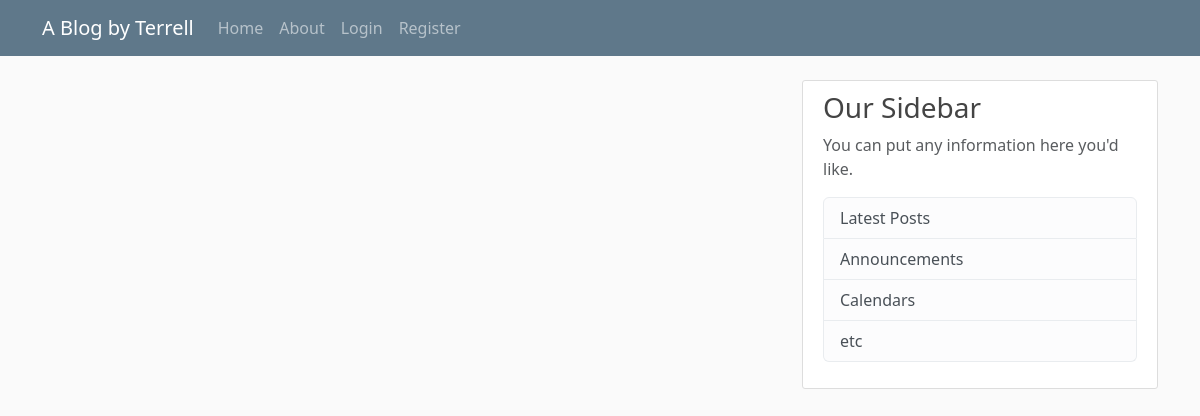
The app's page /home, older data.
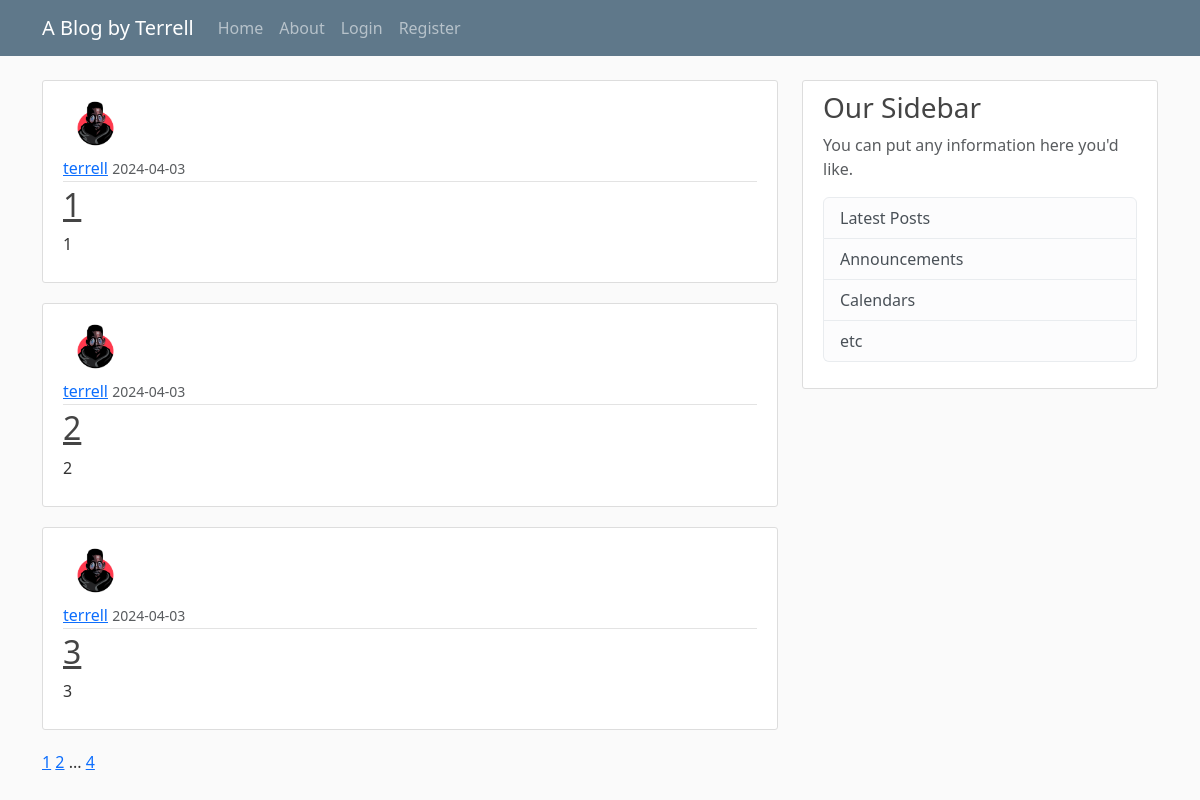
The same page, newer data.
### flaskblog/models.py (models this page shows, shortened)
class Post(db.Model): # We create the Post class
    id = db.Column(db.Integer, primary_key=True)
    title = db.Column(db.String(100), nullable=False)
    date_posted = db.Column(db.DateTime, nullable=False, default=datetime.now(timezone.utc))
    content = db.Column(db.Text, nullable=False)
    user_id = db.Column(db.Integer, db.ForeignKey('user.id'), nullable=False) # This is the ID of the user that authored the post

class User(db.Model, UserMixin): # We create the User class
    id = db.Column(db.Integer, primary_key=True) # primary_key=True means this will be unique to our user
    username = db.Column(db.String(20), unique=True, nullable=False) # nullable = cannot be null, there must be an input. Max characters = 20
    email = db.Column(db.String(120), unique=True, nullable=False)
    image_file = db.Column(db.String(20), nullable=False, default='default.jpg') # Max image hash = 20 characters. Default will be if user doesn't choose a profile pic
    password = db.Column(db.String(60), nullable=False)
    posts = db.relationship('Post', backref='author', lazy=True)

### flaskblog/main/routes.py (the view)
@main.route("/") # This allows us to tell Flask what URL to trigger. Returns the information shown on the page
@main.route("/home") # Adding another decorator for same function
def home():
    page = request.args.get('page', 1, type=int) # This requests the 'page' part of the url, and defaults it to 1
    posts = Post.query.order_by(Post.date_posted.desc()).paginate(page=page, per_page=3) # Order the posts by descending date, and 3 posts per page
    return render_template('home.html', posts=posts)

### flaskblog/templates/home.html
{% extends "layout.html" %}
{% block content %}
    {% for post in posts.items %}
    <article class="media content-section">
        <div class="media-body">
          <img class="rounded-circle article-img" src="{{ url_for('static', filename='profile_pics/' + post.author.image_file) }}">
          <div class="article-metadata">
            <a class="mr-2" href="{{ url_for('users.user_posts', username=post.author.username) }}">{{ post.author.username }}</a>
            <small class="text-muted">{{ post.date_posted.strftime('%Y-%m-%d') }}</small>
          </div>
          <h2><a class="article-title" href="{{ url_for('posts.post', post_id=post.id) }}">{{ post.title }}</a></h2>
          <p class="article-content">{{ post.content }}</p>
        </div>
    </article>
    {% endfor %}
    {% for page_num in posts.iter_pages(left_edge=1, right_edge=1, left_current=1, right_current=1) %}
      {% if page_num %}
        {% if posts.page == page_num %}
          <a class="'btn btn-info mb-4" href="{{ url_for('main.home', page=page_num) }}">{{ page_num }}</a>
        {% else %}
          <a class="'btn btn-outline-info mb-4" href="{{ url_for('main.home', page=page_num) }}">{{ page_num }}</a>
        {% endif %}
      {% else %}
        ...
      {% endif %}
    {% endfor %}
{% endblock content %}

### flaskblog/templates/layout.html (shortened to what this page needs)
<!DOCTYPE html>
<html lang="en">
<head>
    <link href="https://cdn.jsdelivr.net/npm/bootstrap@5.3.3/dist/css/bootstrap.min.css" rel="stylesheet">
    <link rel="stylesheet" type="text/css" href="{{ url_for('static', filename='main.css') }}">
</head>
<body>
        <nav class="navbar navbar-expand-md navbar-dark bg-steel fixed-top">
            <div class="container">
            <a class="navbar-brand mr-4" href="/">A Blog by Terrell</a>
            <div class="collapse navbar-collapse" id="navbarToggle">
                <div class="navbar-nav mr-auto">
                <a class="nav-item nav-link" href="{{ url_for('main.home') }}">Home</a>
                <a class="nav-item nav-link" href="{{ url_for('main.about') }}">About</a>
                </div>
                <div class="navbar-nav">
                  {% if current_user.is_authenticated %}
                  <a class="nav-item nav-link" href= "{{ url_for('posts.new_post') }}">New Post</a>
                    <a class="nav-item nav-link" href= "{{ url_for('users.account') }}">Account</a>
                    <a class="nav-item nav-link" href= "{{ url_for('users.logout') }}">Logout</a>
                  {% else %}
                    <a class="nav-item nav-link" href= "{{ url_for('users.login') }}">Login</a>
                    <a class="nav-item nav-link" href="{{ url_for('users.register') }}">Register</a>
                  {% endif %}
                </div>
            </div>
            </div>
        </nav>
    <main role="main" class="container">
        <div class="row">
          <div class="col-md-8">
            {% block content %}{% endblock %}
          </div>
          <div class="col-md-4">
            <div class="content-section">
              <h3>Our Sidebar</h3>
              <p class='text-muted'>You can put any information here you'd like.
                <ul class="list-group">
                  <li class="list-group-item list-group-item-light">Latest Posts</li>
                  <li class="list-group-item list-group-item-light">Announcements</li>
                  <li class="list-group-item list-group-item-light">Calendars</li>
                  <li class="list-group-item list-group-item-light">etc</li>
                </ul>
              </p>
            </div>
          </div>
        </div>
    </main>
</body>
</html>

### flaskblog/static/main.css (style rules this page uses)
body { background: #fafafa; color: #333333; margin-top: 5rem; }
h1, h2, h3, h4, h5, h6 { color: #444444; }
.bg-steel { background-color: #5f788a; }
.content-section { background: #ffffff; padding: 10px 20px; border: 1px solid #dddddd; border-radius: 3px; margin-bottom: 20px; }
.article-title { color: #444444; }
.article-content { white-space: pre-line; }
.article-img { height: 65px; width: 65px; margin-right: 16px; }
.article-metadata { padding-bottom: 1px; margin-bottom: 4px; border-bottom: 1px solid #e3e3e3 }

Row changes from the older to the newer data that the page shows:
added Post: image_file (picture), author.username "terrell", date_posted "2024-04-03", title "1", content "1"
added Post: image_file (picture), author.username "terrell", date_posted "2024-04-03", title "2", content "2"
added Post: image_file (picture), author.username "terrell", date_posted "2024-04-03", title "3", content "3"
Text that changed along with them:
new list line: "1"
new list line: "2"
new list line: "4"
